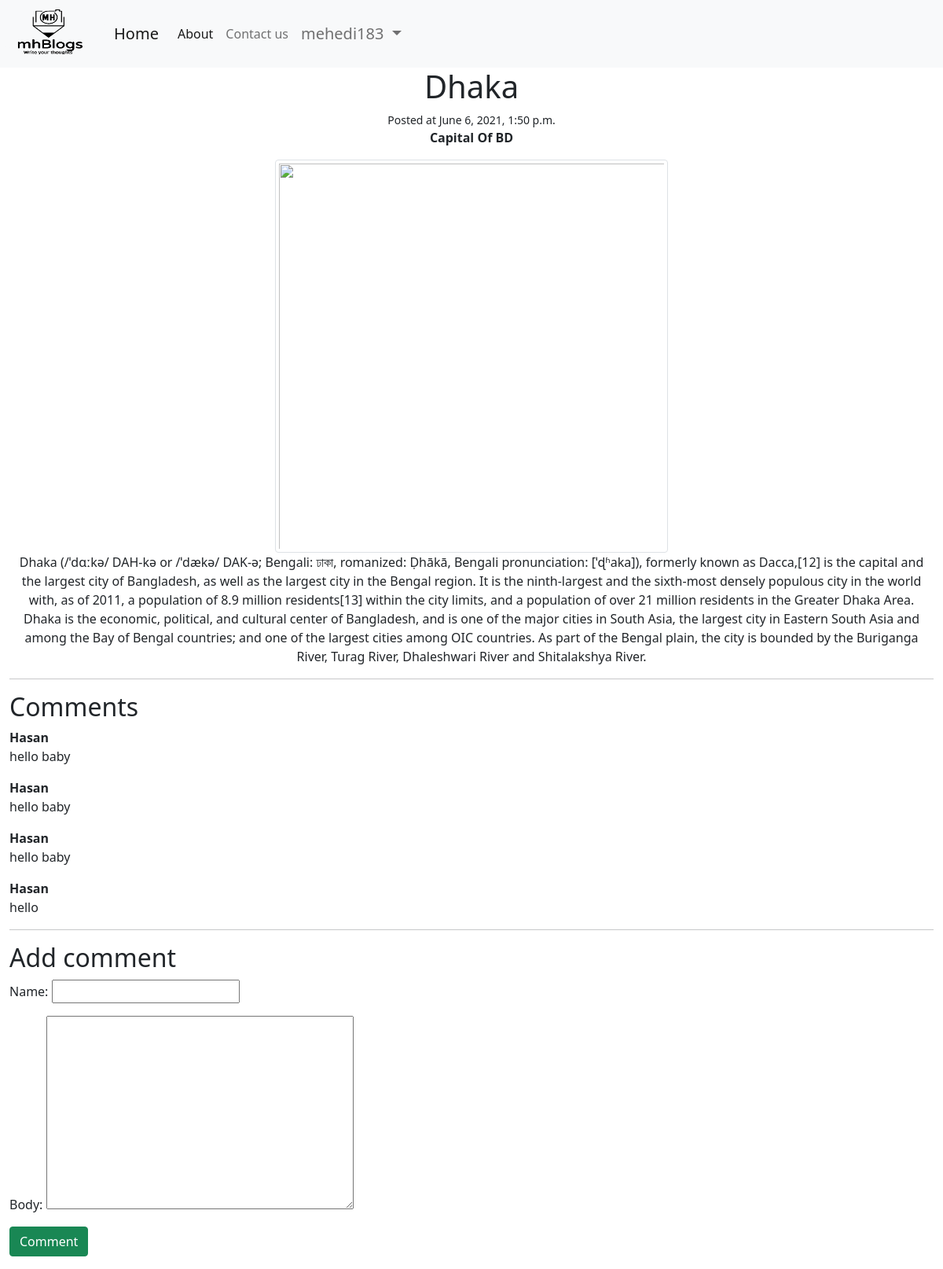
The app's page /post/6/ (signed in), older data.
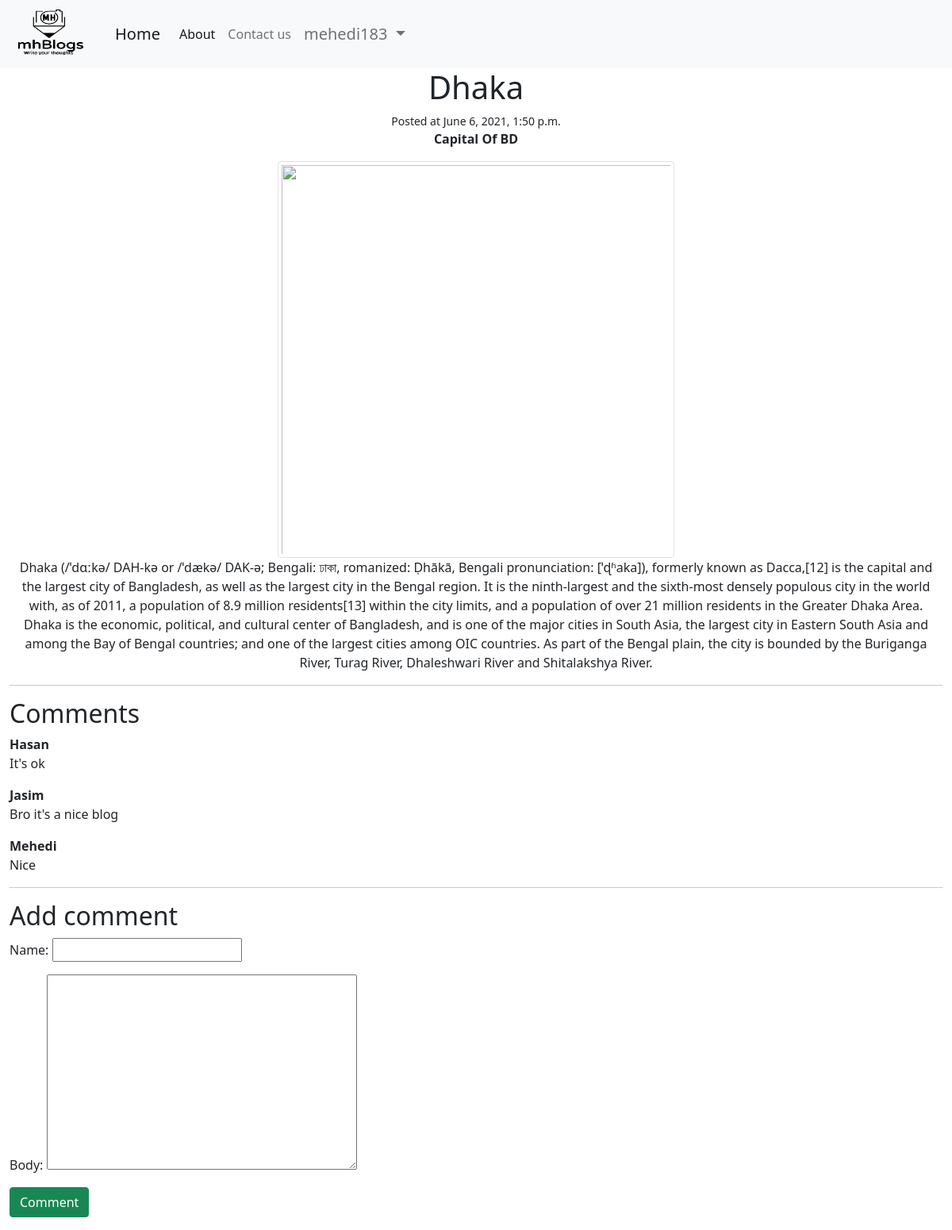
The same page, newer data.
### base/models.py (models this page shows)
class Post(models.Model):
    user = models.ForeignKey(User, on_delete=models.CASCADE,null=True,blank=True)
    title = models.CharField(max_length=100)
    intro = models.CharField(max_length=150)
    description = models.TextField(null=True,blank=True)
    img = models.CharField(max_length=2083)
    date = models.DateTimeField(auto_now_add=True)
    class Meta:
        ordering = ['-date']

class Comment(models.Model):
    post = models.ForeignKey(Post,related_name='comments', on_delete=models.CASCADE)
    user = models.ForeignKey(User, on_delete=models.CASCADE,null=True,blank=True)
    name = models.CharField(max_length=100)
    body = models.TextField()
    date = models.DateTimeField(auto_now_add=True)
    class Meta:
        ordering = ['-date']

### base/views.py (the view)
# urls.py: path('post/<int:pk>/', views.post_detail, name='post_detail'),
def post_detail(request, pk):
    if request.user.is_authenticated:
        post = Post.objects.get(pk=pk)
        if request.method == 'POST':
            form = CommentForm(request.POST)
            if form.is_valid():
                comment = form.save(commit=False)
                comment.post = post
                comment.user = request.user
                comment.save()
                return redirect('post_detail', pk=post.pk)
        else:
            form = CommentForm()
        return render(request, 'base/post_detail.html', {'post': post, 'form': form})
    else:
        return redirect('login')

### base/forms.py
class CommentForm(forms.ModelForm):
    class Meta:
        model = Comment
        fields = ['name', 'body']

### base/templates/base/post_detail.html (shortened to what this page needs)
{% extends 'base/base.html' %}
{% block content %}
<center>
    <h1 class="">{{ post.title }}</h1>
    <small>Posted at {{ post.date }}</small>
    <p><strong>{{ post.intro }}</strong></p>
    <img  class="img-fluid rounded img-thumbnail" src="{{post.img}}" alt="" width="500" >
    <p>{{ post.description }}</p>
    <hr>
</center>
    <h2 class="">Comments</h2>
    {% for comment in post.comments.all %}
        <article class="">
            <div class="">
                <div class="">
                    <p>
                        <strong>{{ comment.name }}</strong> <small>{{ comment.date_added }}</small>
                        <br>
                        {{ comment.body }}
                    </p>
                </div>
            </div>
        </article>
    {% empty %}
        <div class="">
            <p>No comments yet!</p>
        </div>
    {% endfor %}
    <hr>
    <h2 class="subtitle">Add comment</h2>
    <form method="post" action=".">
        {{ form.as_p }}
        <div class="">
            <div class="">
                <button class="btn btn-success">Comment</button>
            </div>
        </div>
    </form>
{% endblock %}

### base/templates/base/base.html (shortened to what this page needs)
{% load static %}
<html lang="en">
<head>
    <link href="https://cdn.jsdelivr.net/npm/bootstrap@5.0.1/dist/css/bootstrap.min.css" rel="stylesheet"
>
</head>
<body>
<nav class="navbar navbar-expand-lg navbar-light bg-light">
    <img src="{% static 'img/logo.png' %}" height="70" width="150">
    <div class="container-fluid">
        <a class="navbar-brand" href="{% url 'posts'%}">Home</a>
        <div class="collapse navbar-collapse" id="navbarNav">
            <ul class="navbar-nav">
                <li class="nav-item">
                    <a class="nav-link active" aria-current="page" href="{% url 'posts' %}#about">About</a>
                </li>
                <li class="nav-item">
                    <a class="nav-link" href="{% url 'posts' %}#contact">Contact us</a>
                </li>
                <li class="nav-item">
                    <div class="dropdown">
          <a class="navbar-brand nav-link dropdown-toggle" href="#" id="navbarDarkDropdownMenuLink" role="button" data-bs-toggle="dropdown" aria-expanded="false">
            {{request.user}}
          </a>
                    </div>
                </li>
            </ul>
        </div>
    </div>
</nav>
<div class="container-fluid">
    <div class="">
        {% block content %}
        {% endblock content %}
    </div>
</div>
</body>
</html>

Row changes from the older to the newer data that the page shows:
removed Comment: name "Hasan", body "hello baby"
removed Comment: name "Hasan", body "hello baby"
removed Comment: name "Hasan", body "hello baby"
removed Comment: name "Hasan", body "hello"
added Comment: name "Hasan", body "It's ok"
added Comment: name "Jasim", body "Bro it's a nice blog"
added Comment: name "Mehedi", body "Nice"
